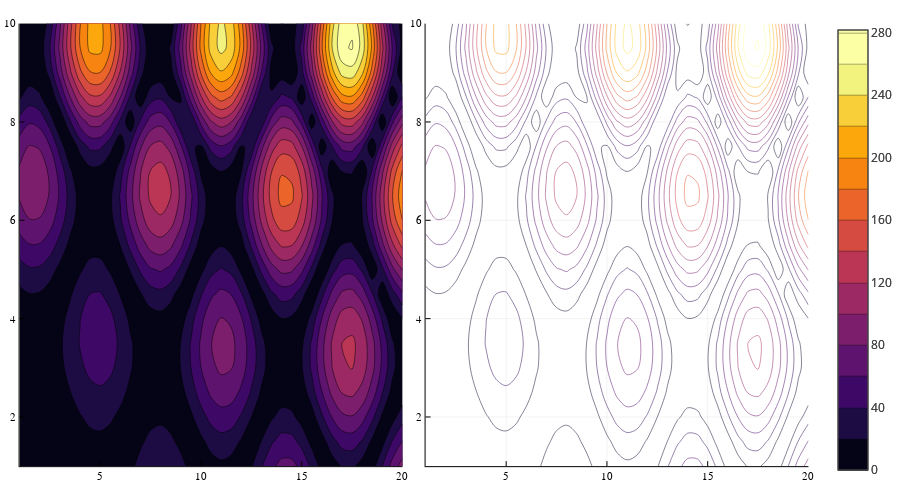

The code cell stored with this chart in its notebook:
### Code cell
x = 1:0.5:20
y = 1:0.5:10
f(x, y) = (3x + y ^ 2) * abs(sin(x) + cos(y))
X = repeat(reshape(x, 1, :), length(y), 1)
Y = repeat(y, 1, length(x))
Z = map(f, X, Y)
p1 = contour(x, y, f, fill = true)
p2 = contour(x, y, Z)
plot(p1, p2)

### Figure 1 — Plotly figure (JSON) as saved in the notebook; plotly's stock layout.template omitted (floating-point values rounded to 4 significant figures; data arrays with more than 128 entries replaced by an {"elided": "..."} marker saying what was removed)
{"data": [{"colorbar": {"title": ""}, "colorscale": {"elided": "256x2 mixed values"}, "contours": {"coloring": "fill", "showlabels": false}, "hoverinfo": "none", "name": "y1", "ncontours": 17, "showlegend": false, "showscale": true, "type": "contour", "x": [1, 1.5, 2, 2.5, 3, 3.5, 4, 4.5, 5, 5.5, 6, 6.5, 7, 7.5, 8, 8.5, 9, 9.5, 10, 10.5, 11, 11.5, 12, 12.5, 13, 13.5, 14, 14.5, 15, 15.5, 16, 16.5, 17, 17.5, 18, 18.5, 19, 19.5, 20], "xaxis": "x1", "y": [1, 1.5, 2, 2.5, 3, 3.5, 4, 4.5, 5, 5.5, 6, 6.5, 7, 7.5, 8, 8.5, 9, 9.5, 10], "yaxis": "y1", "z": {"elided": "19x39 float values"}, "zmax": 281.6, "zmin": 0.02093}, {"colorbar": {"title": ""}, "colorscale": {"elided": "256x2 mixed values"}, "contours": {"coloring": "lines", "showlabels": false}, "hoverinfo": "none", "name": "y1", "ncontours": 17, "showlegend": false, "showscale": true, "type": "contour", "x": [1, 1.5, 2, 2.5, 3, 3.5, 4, 4.5, 5, 5.5, 6, 6.5, 7, 7.5, 8, 8.5, 9, 9.5, 10, 10.5, 11, 11.5, 12, 12.5, 13, 13.5, 14, 14.5, 15, 15.5, 16, 16.5, 17, 17.5, 18, 18.5, 19, 19.5, 20], "xaxis": "x2", "y": [1, 1.5, 2, 2.5, 3, 3.5, 4, 4.5, 5, 5.5, 6, 6.5, 7, 7.5, 8, 8.5, 9, 9.5, 10], "yaxis": "y2", "z": {"elided": "19x39 float values"}, "zmax": 281.6, "zmin": 0.02093}], "layout": {"annotations": [], "height": 500, "legend": {"bgcolor": "rgba(255, 255, 255, 1.000)", "bordercolor": "rgba(0, 0, 0, 1.000)", "borderwidth": 1, "font": {"color": "rgba(0, 0, 0, 1.000)", "family": "sans-serif", "size": 11}, "title": {"font": {"color": "rgba(0, 0, 0, 1.000)", "family": "sans-serif", "size": 15}, "text": ""}, "tracegroupgap": 0, "traceorder": "normal", "x": 1, "xanchor": "auto", "y": 1, "yanchor": "auto"}, "margin": {"b": 20, "l": 0, "r": 0, "t": 20}, "paper_bgcolor": "rgba(255, 255, 255, 1.000)", "plot_bgcolor": "rgba(255, 255, 255, 1.000)", "showlegend": true, "width": 900, "xaxis1": {"anchor": "y1", "domain": [0.02413, 0.4956], "gridcolor": "rgba(0, 0, 0, 0.100)", "gridwidth": 0.5, "linecolor": "rgba(0, 0, 0, 1.000)", "mirror": false, "range": [1, 20], "showgrid": true, "showline": true, "showticklabels": true, "tickangle": 0, "tickcolor": "rgb(0, 0, 0)", "tickfont": {"color": "rgba(0, 0, 0, 1.000)", "family": "sans-serif", "size": 11}, "tickmode": "array", "ticks": "inside", "ticktext": ["5", "10", "15", "20"], "tickvals": [5, 10, 15, 20], "title": "", "titlefont": {"color": "rgba(0, 0, 0, 1.000)", "family": "sans-serif", "size": 15}, "type": "-", "visible": true, "zeroline": false, "zerolinecolor": "rgba(0, 0, 0, 1.000)"}, "xaxis2": {"anchor": "y2", "domain": [0.5241, 0.9956], "gridcolor": "rgba(0, 0, 0, 0.100)", "gridwidth": 0.5, "linecolor": "rgba(0, 0, 0, 1.000)", "mirror": false, "range": [1, 20], "showgrid": true, "showline": true, "showticklabels": true, "tickangle": 0, "tickcolor": "rgb(0, 0, 0)", "tickfont": {"color": "rgba(0, 0, 0, 1.000)", "family": "sans-serif", "size": 11}, "tickmode": "array", "ticks": "inside", "ticktext": ["5", "10", "15", "20"], "tickvals": [5, 10, 15, 20], "title": "", "titlefont": {"color": "rgba(0, 0, 0, 1.000)", "family": "sans-serif", "size": 15}, "type": "-", "visible": true, "zeroline": false, "zerolinecolor": "rgba(0, 0, 0, 1.000)"}, "yaxis1": {"anchor": "x1", "domain": [0.0301, 0.9921], "gridcolor": "rgba(0, 0, 0, 0.100)", "gridwidth": 0.5, "linecolor": "rgba(0, 0, 0, 1.000)", "mirror": false, "range": [1, 10], "showgrid": true, "showline": true, "showticklabels": true, "tickangle": 0, "tickcolor": "rgb(0, 0, 0)", "tickfont": {"color": "rgba(0, 0, 0, 1.000)", "family": "sans-serif", "size": 11}, "tickmode": "array", "ticks": "inside", "ticktext": ["2", "4", "6", "8", "10"], "tickvals": [2, 4, 6, 8, 10], "title": "", "titlefont": {"color": "rgba(0, 0, 0, 1.000)", "family": "sans-serif", "size": 15}, "type": "-", "visible": true, "zeroline": false, "zerolinecolor": "rgba(0, 0, 0, 1.000)"}, "yaxis2": {"anchor": "x2", "domain": [0.0301, 0.9921], "gridcolor": "rgba(0, 0, 0, 0.100)", "gridwidth": 0.5, "linecolor": "rgba(0, 0, 0, 1.000)", "mirror": false, "range": [1, 10], "showgrid": true, "showline": true, "showticklabels": true, "tickangle": 0, "tickcolor": "rgb(0, 0, 0)", "tickfont": {"color": "rgba(0, 0, 0, 1.000)", "family": "sans-serif", "size": 11}, "tickmode": "array", "ticks": "inside", "ticktext": ["2", "4", "6", "8", "10"], "tickvals": [2, 4, 6, 8, 10], "title": "", "titlefont": {"color": "rgba(0, 0, 0, 1.000)", "family": "sans-serif", "size": 15}, "type": "-", "visible": true, "zeroline": false, "zerolinecolor": "rgba(0, 0, 0, 1.000)"}}}
